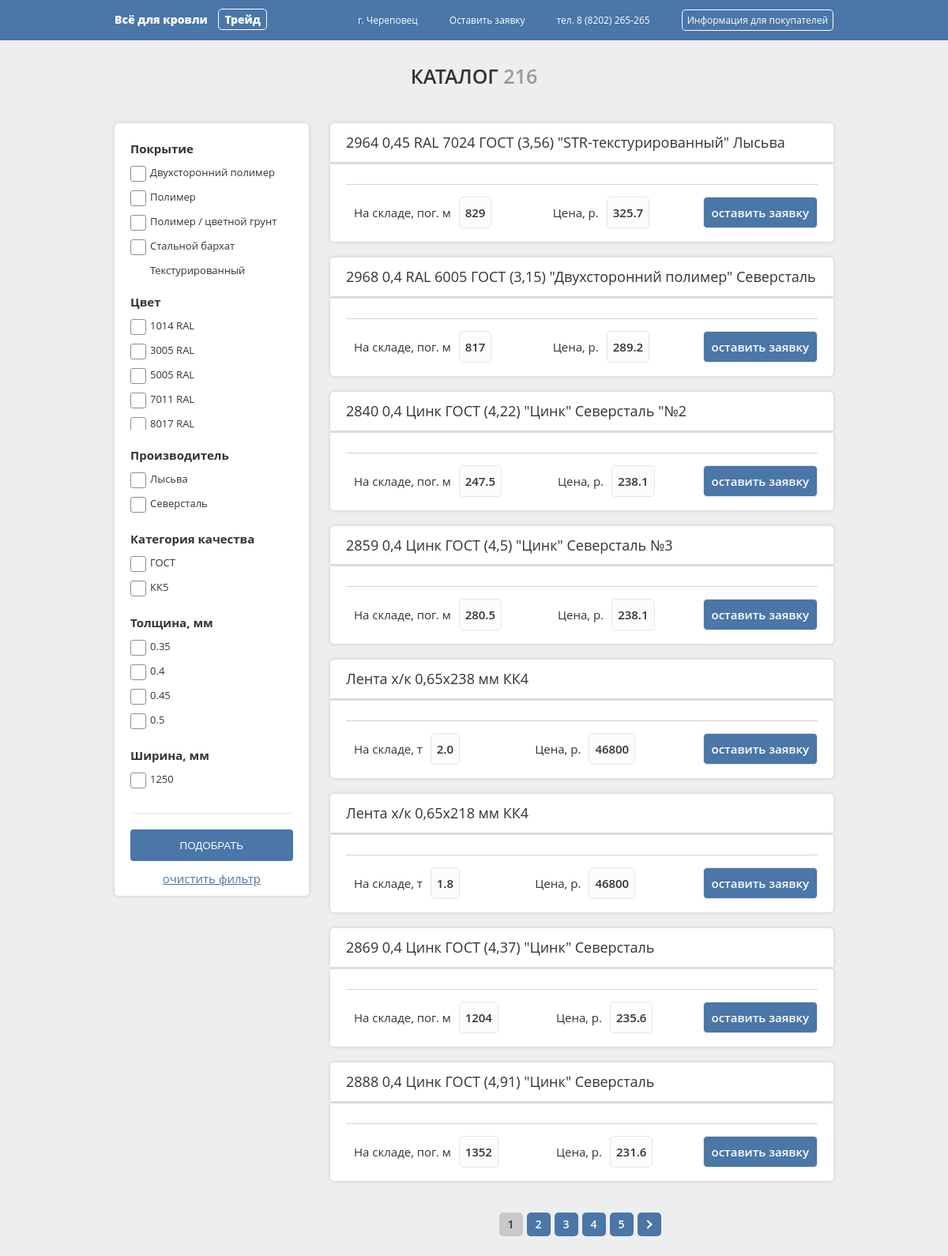
The app's page /db_orm/catalog/ with its own data.
### db_orm/models.py (models this page shows, shortened)
class FeatureGroup(models.Model):
    link = models.UUIDField(primary_key=True, default=uuid.uuid4, editable=False)
    name = models.CharField(max_length=50)

class Feature(models.Model):
    name = models.CharField(max_length=50)
    link = models.UUIDField(default=uuid.uuid4, primary_key=True, editable=False)
    feature_group = models.ForeignKey('FeatureGroup', on_delete = models.CASCADE, default = None)

class Product(models.Model):
    link = models.UUIDField(primary_key=True, default=uuid.uuid4, editable=False)
    name = models.CharField(max_length=50)
    price = models.DecimalField(max_digits=15, decimal_places=2, default=0)
    unit_of_measurement = models.CharField(max_length=10, default=None)
    balance = models.DecimalField(max_digits=15, decimal_places=3, default=0)
    features_link = models.ManyToManyField(Feature)

### db_orm/views.py (the view)
# urls.py: path('catalog/', views.catalog, name='catalog'),
def catalog(request):
    catalog_link = request.get_full_path()
    products_list = Product.objects.all()
    groups_with_features = get_groups_with_features(products_list)
    filter_params = request.GET.getlist('filter_items')
    filter_params = [UUID(x) for x in filter_params]
    if len(filter_params):
        products_list = filter_products(filter_params, products_list)
    quantity_of_products = len(products_list)
    paginator = Paginator(products_list, 8)
    page_number = request.GET.get('page', 1)
    page = paginator.get_page(page_number)
    is_paginated = page.has_other_pages()
    if page.has_previous():
        previous_page_number = page.previous_page_number()
    else:
        previous_page_number = ''
    if page.has_next():
        next_page_number = page.next_page_number()
    else:
        next_page_number = ''
    context = {
               'products': page,
               'groups_with_features': groups_with_features,
               'filter_params': filter_params,
               'is_paginated': is_paginated,
               'next_page_number': next_page_number,
               'previous_page_number': previous_page_number,
               'quantity_of_products': quantity_of_products,
               }
    return render(request, 'catalog.html', context=context)

### db_orm/catalog_filter.py (called while the page is built)
def get_groups_with_features(products_list):
    all_features = set()
    for product in products_list:
        for feature in product.features_link.all():
            all_features.add(feature)
    feature_groups = set()
    for feature in all_features:
        feature_groups.add(feature.feature_group)
    groups_with_features = []
    for group in feature_groups:
        features_of_group = []
        for feature in all_features:
            if feature.feature_group == group:
                features_of_group.append(feature)
        group_element = {
                        'name': group.name,
                        'features': sorted(features_of_group, key=lambda features: features.name),
                         }
        groups_with_features.append(group_element)
    return groups_with_features

### db_orm/templatetags/my_tags.py (called while the page is built)
@register.simple_tag(takes_context=True)
def param_replace(context, **kwargs):
    d = context['request'].GET.copy()
    for k, v in kwargs.items():
        d[k] = v
    for k in [k for k, v in d.items() if not v]:
        del d[k]
    return d.urlencode()

### db_orm/templates/catalog.html (shortened to what this page needs)
{% extends 'base.html' %}
{% load my_tags %}
{% block content %}
<div class="section">
    <div class="container">
        <div class="title">Каталог <span class="quantity_of_products">{{quantity_of_products}}</span></div>
        <div class="catalog">
            <div class="filter">
                <div class="filter_inner">
                    <form action="{% url 'catalog' %}" method="GET">
                        {% for group in groups_with_features %}
                        <div class="filter_item">
                            <div class="filter_title">
                                {{group.name}}
                            </div>
                            <div class="filter_input">
                                {% for feature in group.features %}
                                {% if feature.link in filter_params %}
                                <input checked id="{{feature.link}}" type="checkbox" name="filter_items"
                                    value="{{feature.link}}">
                                <label for="{{feature.link}}">{{feature.name}}</label>
                                {% else %}
                                <label for="{{feature.link}}">{{feature.name}}</label>
                                {% endif %}
                                {% endfor %}
                            </div>
                        </div>
                        {% endfor %}
                        <div class="filter_button_block">
                            <input type="submit" class="filter_button" value="подобрать">
                        </div>
                        <div class="clean_filter_block">
                            <a href="{% url 'catalog' %}"><span class="clean_filter_btn">очистить фильтр</span></a>
                        </div>
                    </form>
                </div>
            </div>
            <div class="goods">
                <div class="products">
                    {% for product in products %}
                    <div class="product_item">
                        <div class="product_name">
                            {{product.name}}
                        </div>
                        <div class="product_details">
                            <div class="product_info">
                                <div class="product_info_item">
                                    <div class="product_info_title">
                                        На складе, {{product.unit_of_measurement}}
                                    </div>
                                    <div class="product_info_content">
                                        {{product.balance | floatformat}}
                                    </div>
                                </div>
                                <div class="product_info_item">
                                    <div class="product_info_title">
                                        Цена, р.
                                    </div>
                                    <div class="product_info_content">
                                        {{product.price | floatformat}}
                                    </div>
                                </div>
                                <div class="product_info_item">
                                    <div class="product_button">оставить заявку</div>
                                </div>
                            </div>
                        </div>
                    </div>
                    {% endfor %}
                </div>
                {% if is_paginated %}
                <div class="pagination">
                    {% for n in products.paginator.page_range %}
                    {% if products.number == n %}
                    <a href="?{% param_replace page=n %}"><div class="page page--active">
                        {{ n }}
                    </div></a>
                    {% elif n > products.number|add:-5 and n < products.number|add:5 %}
                    <a href="?{% param_replace page=n %}">
                    <div class="page">
                            {{ n }}
                    </div></a>
                    {% endif %}
                    {% endfor %}
                    {% if next_page_number %}
                    <a href="?{% param_replace page=next_page_number %}"><div class="page next_prev_page next"></div></a>
                    {% endif %}
                </div>
                {% endif %}
            </div>
        </div>
    </div>
</div>
{% endblock %}

### db_orm/templates/base.html (shortened to what this page needs)
{% load static %}
<!DOCTYPE html>
<html lang="en">
<head>
    <link rel="stylesheet" href="{% static 'assets/css/styles.css'%}" type="text/css">
</head>
<header class="header" id="header">
    <div class="container">
        <div class="inner_header">
            <a href="{% url 'main' %}"><div class="header_logo" data-scroll="#intro">Всё для кровли <span class="trade">Трейд</span></div></a>
            <nav class="nav" id="nav">
                <a href="#" class="nav_link" data-scroll="#services">г. Череповец</a>
                <a href="#" class="nav_link" data-scroll="#blog">Оставить заявку</a>
                <a href="#" class="nav_link" data-scroll="#work">тел. 8 (8202) 265-265</a>
                <a href="#" class="nav_link nav_link--info" data-scroll="#footer">Информация для покупателей</a>
            </nav>
        </div>
    </div>
</header>
<body>
    {% block content %}
    {% endblock %}
</body>
</html>

### static/assets/css/styles.css (style rules this page uses)
body { font-family: "Open Sans", sans-serif; font-size: 15px; color: #333; line-height: 1.6; margin: 0; background: #edeef0; }
a { text-decoration: none; }
.page { overflow: hidden; }
*, *:before, *:after { box-sizing: border-box; }
.section { padding: 25px; }
.title { font-size: 25px; font-weight: 550; text-align: center; text-transform: uppercase; }
.container { width: 100%; max-width: 940px; margin: 0 auto; padding: 0 15px; }
.header { padding: 12px 0; background: #4a76a8; }
.header_logo { color: #fff; font-size: 14px; font-weight: 800; }
.nav { display: flex; max-width: 100%; margin: 0; font-size: 12px; }
.inner_header { display: flex; justify-content: space-between; align-items: center; }
.nav_link { text-decoration: none; padding-right: 40px; color: #fff; margin: auto; }
.nav_link:last-child { padding-right: 0; position: relative; padding: 3px 6px; }
.nav_link--info { border: 1px solid #fff; border-radius: 5px; transition: background .1s linear, color .1s linear, border .1s linear; }
.trade { border: 1px #fff solid; border-radius: 5px; padding: 3px 7px; margin-left: 10px; }
.catalog { padding-top: 40px; display: flex; justify-content: space-between; }
.goods { width: 70%; }
.product_item { padding-bottom: 20px; }
.quantity_of_products { color: #999; }
.product_name { box-shadow: 0 0 5px 0 #c9c9c9; background: #fff; font-size: 18px; font-weight: 500; padding: 10px 20px; border-radius: 5px 5px 0 0; margin-bottom: 3px; }
.product_details { box-shadow: 0 0 5px 0 #c9c9c9; background: #fff; border-radius: 0 0 5px 5px; padding: 10px 20px; }
.product_info { padding-top: 15px; padding-bottom: 7px; margin-top: 15px; border-top: 1px #d3d3d3 solid; display: flex; justify-content: space-between; }
.product_info_item { text-align: center; display: flex; }
.product_info_title { padding: 0 10px; margin: auto; }
.product_info_content { border: 1px #e5e5e5 solid; border-radius: 5px; padding: 7px; background: #fcfcfc; font-weight: 600; }
.product_button { margin: auto; border: 1px #e5e5e5 solid; border-radius: 5px; padding: 7px 10px; background: #4a76a8; color: white; font-weight: 600; cursor: pointer; }
.pagination { display: flex; max-width: 30%; margin: 0 auto; justify-content: center; padding-top: 20px; }
.page { width: 30px; height: 30px; text-align: center; margin-right: 5px; background: #4a76a8; color: #fff; font-size: 14px; line-height: 30px; border-radius: 5px; position: relative; font-weight: 600; }
.page--active { background: #c9c9c9; color: #333; }
.next::before { content: ''; display: block; border-top: 2px solid #fff; border-right: 2px solid #fff; width: 8px; height: 8px; top: 38%; right: 42%; position: absolute; transform: rotate(45deg); }
.filter { width: 27%; box-shadow: 0 0 5px 0 #c9c9c9; background: #fff; border-radius: 5px; padding: 10px 20px; height: max-content; }
.filter_title { font-weight: 700; }
.clean_filter_block { padding-top: 10px; text-align: center; }
.clean_filter_btn { text-decoration: underline; color: #4a76a8; }
label { display: inline-block; cursor: pointer; position: relative; padding-left: 25px; margin-right: 15px; font-size: 13px; margin-top: 5px; }
label:before { content: ""; display: inline-block; width: 20px; height: 20px; margin-right: 10px; position: absolute; left: 0; bottom: 1px; background-color: white; border: 1px rgb(141, 141, 141) solid; }
.filter_input { display: grid; line-height: 2; max-height: 150px; overflow: auto; }
.filter_input label:before { border-radius: 3px; }
.filter_item { padding: 10px 0; }
.filter_button_block { padding-top: 20px; margin-top: 20px; border-top: 1px #e5e5e5 solid; }
.filter_button { width: 100%; height: 40px; text-transform: uppercase; background: #4a76a8; border: none; padding: 10px; color: azure; cursor: pointer; border-radius: 4px; }

### records on screen
FeatureGroup: name "Покрытие"
Feature: name "Двухсторонний полимер"
Feature: name "Полимер"
Feature: name "Полимер / цветной грунт"
Feature: name "Стальной бархат"
Feature: name "Текстурированный…"
FeatureGroup: name "Цвет"
Feature: name "1014 RAL"
Feature: name "3005 RAL"
Feature: name "5005 RAL"
Feature: name "7011 RAL"
Feature: name "8017 RAL"
FeatureGroup: name "Производитель"
Feature: name "Лысьва"
Feature: name "Северсталь"
FeatureGroup: name "Категория качества"
Feature: name "ГОСТ"
Feature: name "КК5"
FeatureGroup: name "Толщина, мм"
Feature: name "0.35"
Feature: name "0.4"
Feature: name "0.45"
Feature: name "0.5"
FeatureGroup: name "Ширина, мм"
Feature: name "1250"
Product: name "2964 0,45 RAL 7024 ГОСТ (3,56) \"STR-текстурированный\" Лысьва", unit_of_measurement "пог. м", balance "829", price "325.7"
Product: name "2968 0,4 RAL 6005 ГОСТ (3,15) \"Двухсторонний полимер\" Северсталь", unit_of_measurement "пог. м", balance "817", price "289.2"
Product: name "2840 0,4 Цинк ГОСТ (4,22) \"Цинк\" Северсталь \"№2", unit_of_measurement "пог. м", balance "247.5", price "238.1"
Product: name "2859 0,4 Цинк ГОСТ (4,5) \"Цинк\" Северсталь №3", unit_of_measurement "пог. м", balance "280.5", price "238.1"
Product: name "Лента х/к 0,65х238 мм КК4", unit_of_measurement "т", balance "2.0", price "46800"
Product: name "Лента х/к 0,65х218 мм КК4", unit_of_measurement "т", balance "1.8", price "46800"
Product: name "2869 0,4 Цинк ГОСТ (4,37) \"Цинк\" Северсталь", unit_of_measurement "пог. м", balance "1204", price "235.6"
Product: name "2888 0,4 Цинк ГОСТ (4,91) \"Цинк\" Северсталь", unit_of_measurement "пог. м", balance "1352", price "231.6"

### other values on screen
{{ quantity_of_products }} "216"
{{ n }} "1"
{{ n }} "2" "3" "4" "5"
